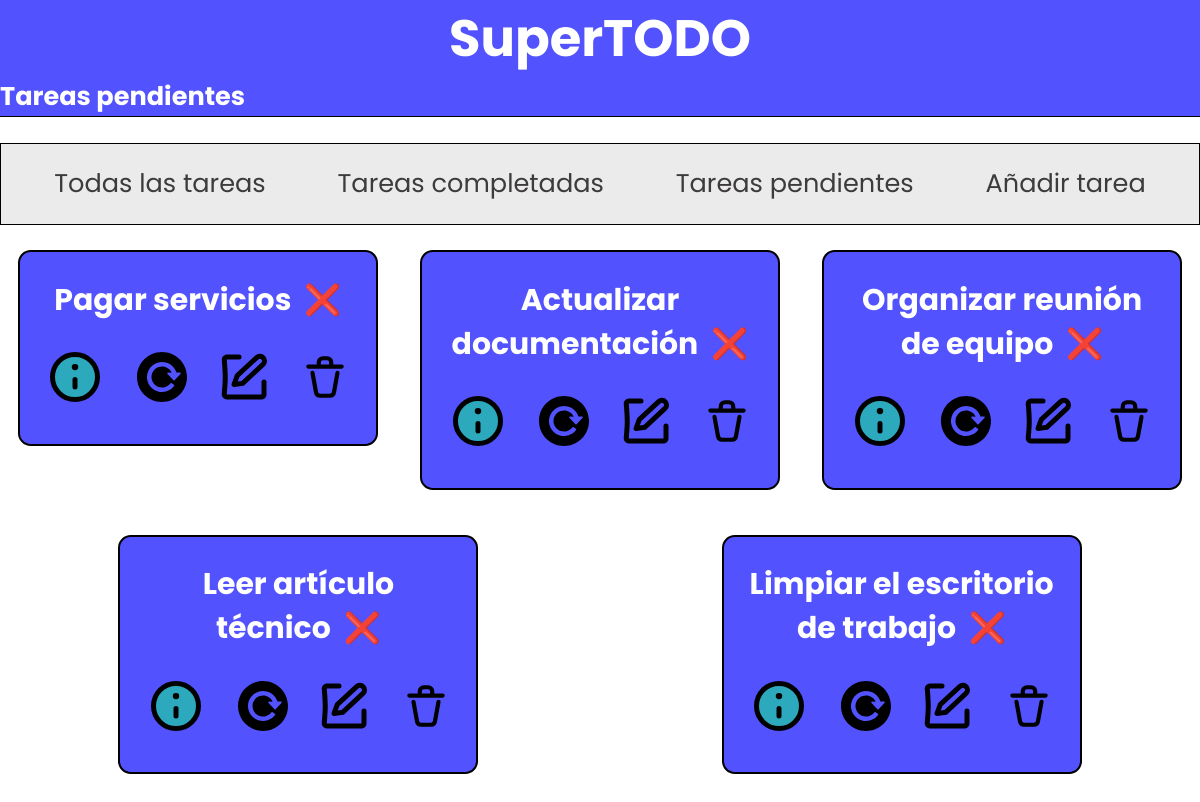
The page /tasks/pending/ on the database its author committed.
### tasks/models.py (models this page shows)
class Task(models.Model):
    name = models.CharField(max_length=256)
    description = models.TextField(blank=True)
    slug = models.SlugField(unique=True, max_length=128)
    completed = models.BooleanField(default=False)
    created_at = models.DateTimeField(auto_now_add=True)
    updated_at = models.DateTimeField(auto_now=True)
    def __str__(self):
        return self.name

### tasks/views.py (the view)
# urls.py: path('pending/', views.task_list_pending, name='task-list-pending'),
def task_list_pending(request):
    tasks = Task.objects.filter(completed=False)
    return render(
        request, 'tasks/task/list.html', {'tasks': tasks, 'subtitle': 'Tareas pendientes'}
    )

### tasks/templates/tasks/task/list.html (shortened to what this page needs)
{% extends 'base.html' %}
{% block content %}
<nav class="menu">
      <ul>
        <li><a href="{% url 'tasks:task-list' %}">Todas las tareas</a></li>
        <li><a href="{% url 'tasks:task-list-completed' %}">Tareas completadas</a></li>
        <li><a href="{% url 'tasks:task-list-pending' %}">Tareas pendientes</a></li>
        <li><a href="{% url 'tasks:add-task' %}">Añadir tarea</a></li>
      </ul>
  </nav>
  <ul>
    {% for task in tasks %}
    <li>
      <article>
          <h3>{{ task }} <span class = "check">{{ task.completed|yesno:'✅,❌' }}</span></h3>
        <nav>
          <ul class="tasks-options">
            <li class="option option-detail"><a title='Detalles' href="{% url 'tasks:task-detail' task.slug %}"></a></li>
            <li class="option option-status"><a title='Estado' href="{% url 'tasks:toggle-task' task.slug %}"></a></li>
            <li class="option option-edit"><a title='Editar' href="{% url 'tasks:edit-task' task.slug %}"></a></li>
            <li class="option option-delete"><a title='Borrar' href="{% url 'tasks:delete-task' task.slug %}"><svg xmlns="http://www.w3.org/2000/svg" width="50" height="50" fill="none" viewBox="0 0 24 24"><path stroke="#000" stroke-linecap="round" stroke-linejoin="round" stroke-width="2" d="M4 7h16M6 10l1.701 9.358A2 2 0 0 0 9.67 21h4.662a2 2 0 0 0 1.968-1.642L18 10M9 5a2 2 0 0 1 2-2h2a2 2 0 0 1 2 2v2H9V5Z"/></svg></a></li>
          </ul>
        </nav>
      </article>
    </li>
    {% empty %}
    <p>Nada que hacer. ¡Enhorabuena!</p>
    {% endfor %}
  </ul>
{% endblock %}

### shared/static/css/base.css (style rules this page uses)
* { margin: 0; padding: 0; box-sizing: border-box; }
body { font-family: "Poppins"; }
html { font-size: 62.5%; font-size: 1.6rem; }
h3 { text-align: center; }
article { color: #fff; display: flex; flex-direction: column; border: 2px solid black; margin-bottom: 1.5rem; width: 30vw; padding: 1rem; border-radius: 0.5rem; gap: 1rem; background-color: rgb(82, 82, 255); }
ul { display: flex; flex-direction: row; justify-content: space-around; flex-wrap: wrap; gap: 0.25rem; }
.tasks-options { display: flex; flex-direction: row; justify-content: space-between; flex-wrap: wrap; align-items: center; text-align: center; }
li { list-style: none; }
a { text-decoration: none; }
.option { max-width: 3rem; }
.menu { margin: 1rem 0; padding: 0.8rem; border: 1px solid #000; background-color: #ebebeb; }
.menu a { color: #3d3b3b; }
.check { margin-left: 0.25rem; }

### rows shown on the page
Task: name "Pagar servicios", completed "❌"
Task: name "Actualizar documentación", completed "❌"
Task: name "Organizar reunión de equipo", completed "❌"
Task: name "Leer artículo técnico", completed "❌"
Task: name "Limpiar el escritorio de trabajo", completed "❌"

### other values the page prints
{{ subtitle }} "Tareas pendientes"
